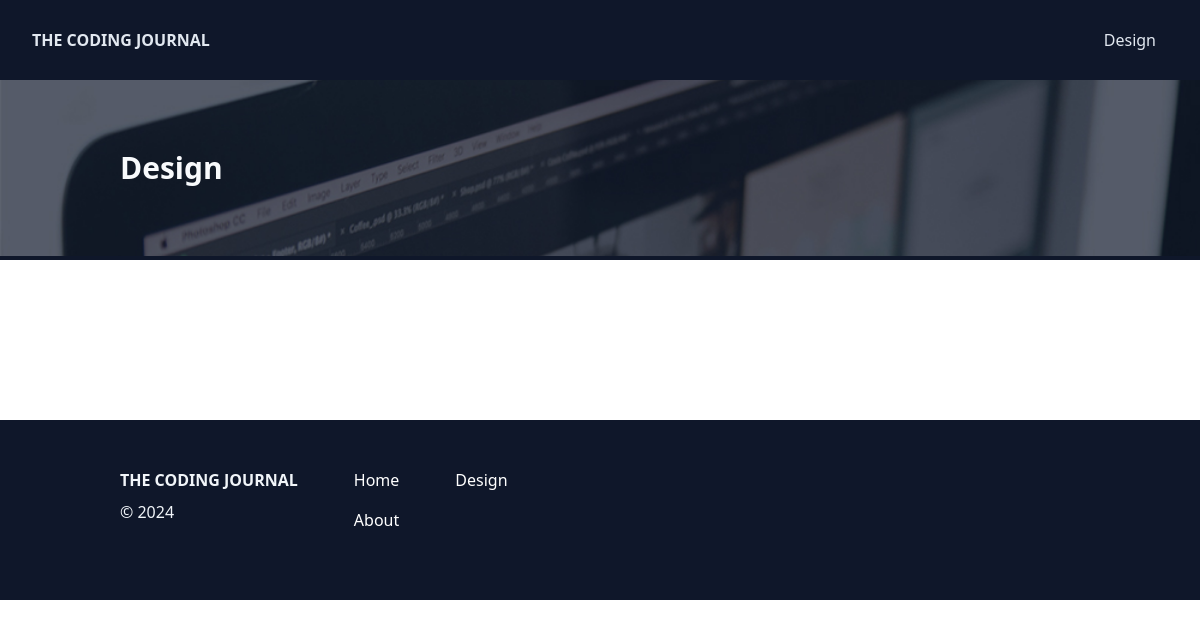
/design, run on an earlier commit of the app's database.
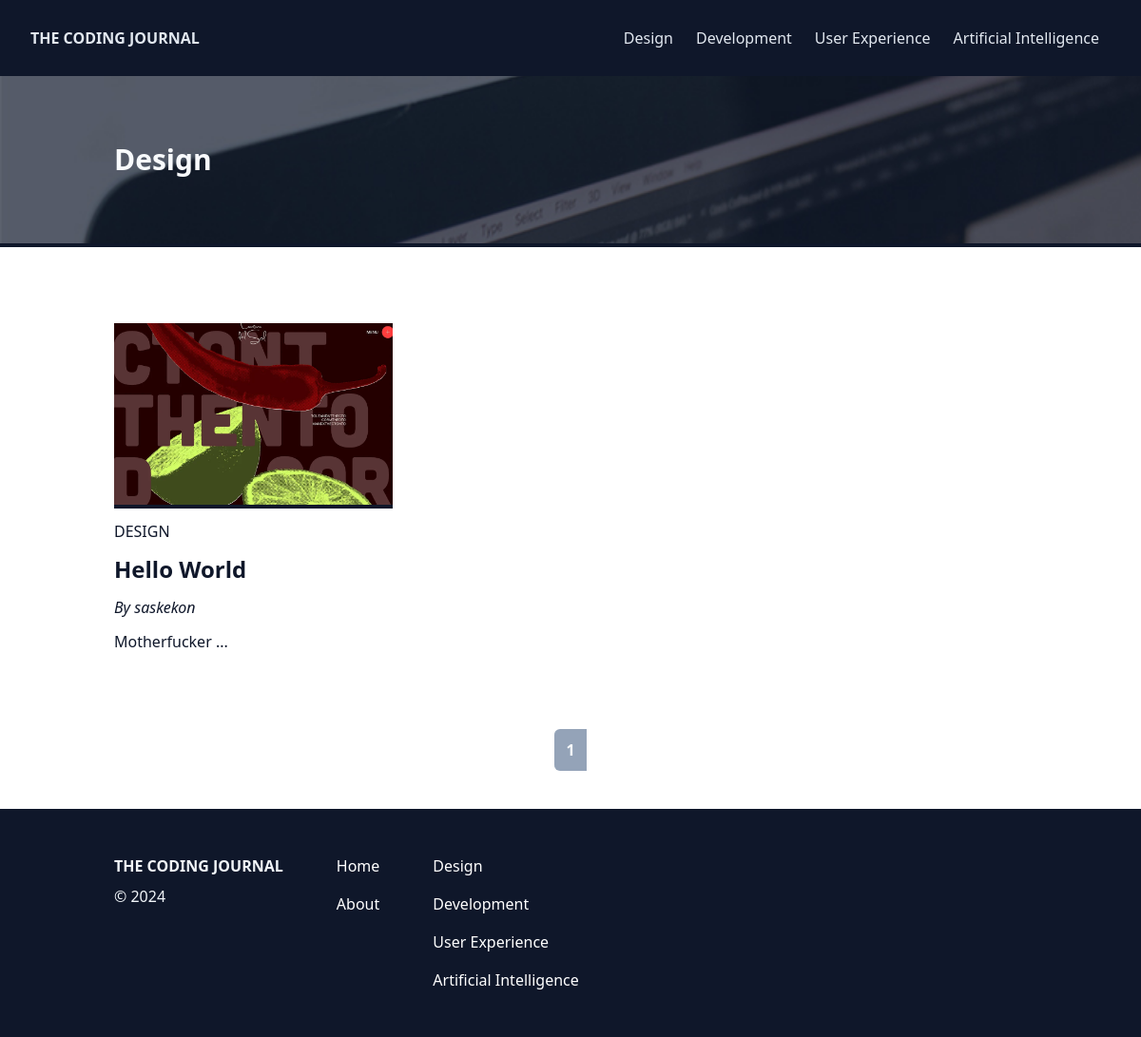
And on a later commit of the database.
### app/models.py (models this page shows, shortened)
class Category(db.Model):
    id: Mapped[int] = mapped_column(primary_key=True)
    key: Mapped[str] = mapped_column(String(25), unique=True)
    name: Mapped[str] = mapped_column(String(50), unique=True)
    posts: Mapped[List["Post"]] = relationship(back_populates="c_posts") # One-to-Many Relationship

class Post(db.Model):
    id: Mapped[int] = mapped_column(primary_key=True)
    title: Mapped[str] = mapped_column(String(50))
    body: Mapped[str] = mapped_column(Text)
    featured_image: Mapped[str] = mapped_column(String(255))
    timestamp: Mapped[datetime] = mapped_column(default=lambda: datetime.now(timezone.utc))
    user_id: Mapped[int] = mapped_column(ForeignKey(User.id))
    u_posts: Mapped["User"] = relationship(back_populates="posts")
    category_id: Mapped[int] = mapped_column(ForeignKey(Category.id))
    c_posts: Mapped["Category"] = relationship(back_populates="posts")

class User(db.Model, UserMixin):
    id: Mapped[int] = mapped_column(primary_key=True)
    username: Mapped[str] = mapped_column(String(25), unique=True)
    password_hash: Mapped[str] = mapped_column(String(255))
    email: Mapped[str] = mapped_column(String(50), unique=True)
    registered_date: Mapped[datetime] = mapped_column(default=lambda: datetime.now(timezone.utc))
    profile: Mapped["Profile"] = relationship(back_populates="u_profile", uselist=False) # One-to-One Relationship
    posts: Mapped[List["Post"]] = relationship(back_populates="u_posts") # One-to-Many Relationship
    comments: Mapped[List["Comment"]] = relationship(back_populates="u_comments")

### app/views/main.py (the view)
@main.route("/<category_key>")
def category_page(category_key):
    category = db.first_or_404(db.select(Category).where(Category.key == category_key))
    posts = db.paginate(db.select(Post).where(Post.category_id == category.id).order_by(Post.timestamp.desc()), per_page=9, error_out=False)
    category_mapping = {
        "design" : "c-design",
        "development" : "c-development",
        "user-experience" : "c-ux",
        "artificial-intelligence" : "c-ai"
    }
    category_class = category_mapping.get(category_key)
    for post in posts:
        post.text_only = remove_html_tags(post.body)
    return render_template("category_page.html", category=category, category_class=category_class, posts=posts)

### app/utils.py (called while the page is built)
def remove_html_tags(body):
    soup = BeautifulSoup(body, "html.parser")
    return soup.get_text()

### app/views/main.py (called while the page is built)
@main.context_processor
def inject():
    categories = db.session.scalars(db.select(Category)).all()
    subscribe_form = SubscribeForm()
    return {
        "categories": categories,
        "subscribe_form": subscribe_form,
        }

### app/templates/category_page.html (shortened to what this page needs)
{% extends "base.html" %}
{% block body %}
<section class="{{category_class}} mb-20 border-b-4 border-slate-900 overflow-hidden">
    <div class="container mx-auto px-8">
        <div class="flex items-center h-44 text-slate-50">
            <h1 class="text-3xl font-bold">{{ category.name }}</h1>
        </div>
    </div>
</section>
<div class="container mx-auto px-8">
    <div class="col-span-8 grid grid-cols-1 mb-10 md:grid-cols-3 md:gap-10">
        {% for post in posts %}
        <article class="mb-10">
            <a href="{{ url_for('main.single_post', post_id=post.id) }}">
                <div class="border-b-4 border-slate-900 max-h-60 overflow-hidden">
                    <img class="hover:scale-[1.1] transition-all" src="{{ url_for('main.uploaded_image', filename=post.featured_image)}}">
                </div>
                <p class="my-3 uppercase">{{ post.c_posts.name }}</p>
                <h2 class="text-2xl font-bold">{{ post.title }}</h2>
            </a>
            <p class="my-3"><i>By {{ post.u_posts.username }}</i></p>
            <p>{{ post.text_only[:150] | safe }} ...</p>
        </article>
        {% endfor %}
    </div>
    <ul class="flex justify-center mb-10">
        {% for page in posts.iter_pages() %}
            {% if page %}
                {% if page != posts.page %}
                    <li><a class="inline-block px-3 py-2 border-y-2 border-slate-400 hover:bg-slate-400 transition-all" href="{{ url_for('main.category_page', category_key=category.key, page=page) }}">{{ page }}</a></li>
                {% else %}
                    <strong class=
                        "{% if loop.first %}
                            rounded-l-md
                        {% elif loop.last %}
                            rounded-r-md
                        {% endif %}
                        inline-block px-3 py-2 border-y-2 border-slate-400 text-slate-50 bg-slate-400">
                        {{ page }}
                    </strong>
                {% endif %}
            {% else %}
                <span class=ellipsis>…</span>
            {% endif %}
        {% endfor %}
    </ul>
</div>
{% endblock %}

### app/templates/header.html (shortened to what this page needs)
<header class="{% if current_user.is_authenticated %}mt-[30px]{% endif %} bg-slate-900 text-slate-200 overflow-auto">
    <nav class="container max-w-screen-xl mx-auto px-8">
        <div class="md:flex md:justify-between">
            <div class="flex justify-between content-center py-7">
                <a class="inline-block" href="{{ url_for('main.index') }}">
                    <p class="font-extrabold">THE CODING JOURNAL</p>
                </a>
            </div>
            <ul class="mb-5 hidden md:flex md:mb-0 md:items-center" id="collapse">
                {% for category in categories %}
                    <li class="{% if loop.last %}pb-2{% endif %} md:pb-0"><a class="navbar-link" href="{{ url_for('main.category_page', category_key=category.key) }}">{{category.name}}</a></li>
                {% endfor %}
            </ul>
        </div>
    </nav>
</header>

### app/templates/footer.html
<footer class="py-10 text-slate-100 bg-slate-900">
    <div class="container mx-auto px-8">
        <div class="flex flex-col md:flex-row">
            <div class="mb-5 mr-14">
                <a href="{{ url_for('main.index') }}">
                    <h2 class="py-2 font-extrabold">THE CODING JOURNAL</h2>
                </a>
                <p>&copy 2024</p>
            </div>
            <ul class="mb-5 mr-14">
                <li class="py-2 text-white hover:text-slate-400 transition-all"><a href="{{ url_for('main.index') }}">Home</a></li>
                <li class="py-2 text-white hover:text-slate-400 transition-all"><a href="#">About</a></li>
            </ul>
            <ul>
            {% for category in categories %}
                <li class="py-2 text-white hover:text-slate-400 transition-all">
                    <a href="{{ url_for('main.category_page', category_key=category.key) }}">{{category.name}}</a>
                </li>
            {% endfor %}
            </ul>
        </div>
    </div>
</footer>

What changed in the data, as far as the page shows it:
added Category: name "Development"
added Category: name "User Experience"
added Category: name "Artificial Intelligence"
added Post: featured_image (picture), c_posts.name "DESIGN", title "Hello World", u_posts.username "saskekon", body "Motherfucker"
Also different on the page:
new list line: "1"
